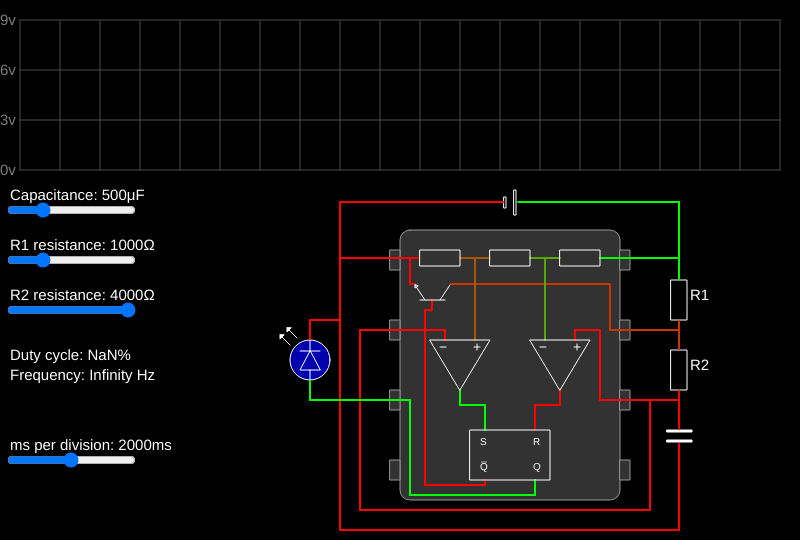
Frame 1 (no input)
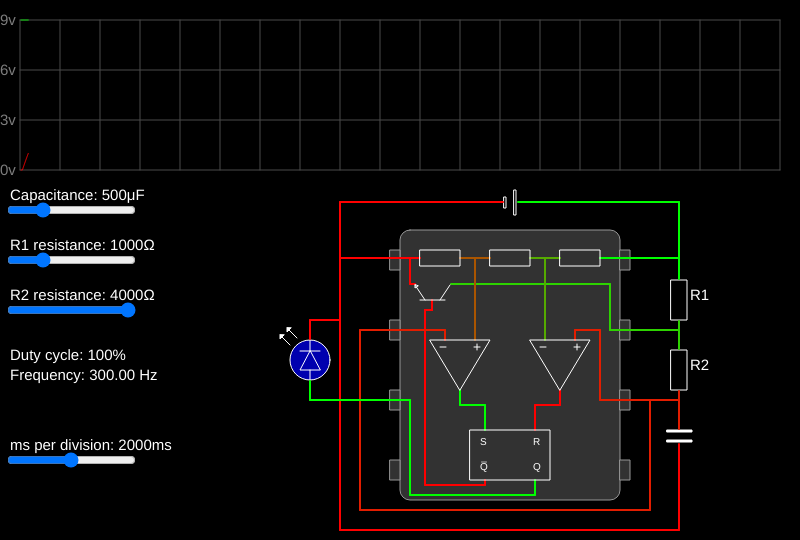
Frame 60 (no input)
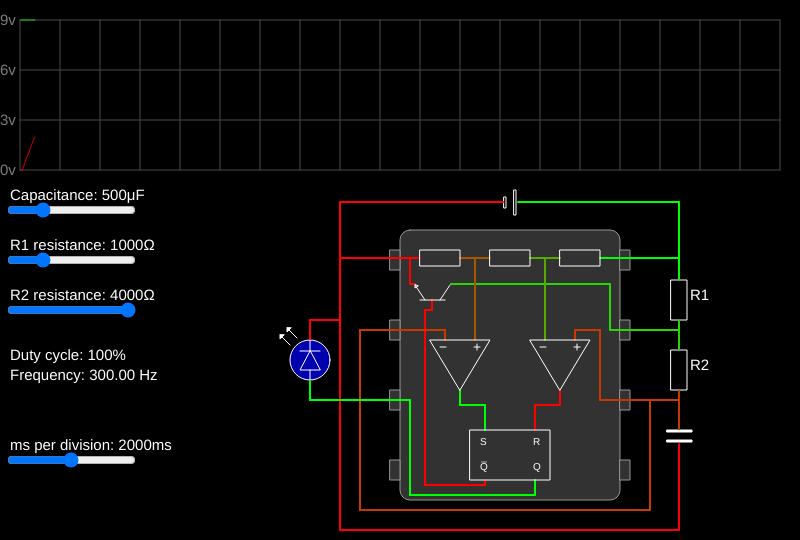
Frame 120 (the mouse pressed at the canvas centre since frame 60)

The p5.js sketch that drew these frames (run headless with seeded random() and noise() and a simulated clock; from frame 60 on, the mouse is pressed at the canvas centre):

// p5.js sketch
// ── sketch.js
var globalTimer = 0.001;
const SAMPLE_RATE = 10; //milliseconds between each update

//increase the timer by SAMPLE_RATE milliseconds (the timer is needed to calculate
//the voltage of the capacitor)
function incrementTimer() {
  globalTimer += SAMPLE_RATE / 1000;
  graphs.update(); //measure voltages and add them to graph
}

//object containing the voltage of different points in the circuit which components
//can connect to
var voltages = {
  'b+': 9,
  'b-': 0,
  '1/3Vcc': 0,
  '2/3Vcc': 0,
  'S': 0,
  'R': 0,
  'Q': 0,
  "Q'": 0,
  'TriggerPin': 0,
  'ThresholdPin': 0,
  'DischargePin': 0,
  'OutputPin': 0,
  'Cap': 0
}

//create the components of the circuit
ic = new NE555(400, 230);

//each component must be given its values such as resistance as well as the identifiers
//of the connection points in the 'voltages' object it should connect to
var capacitor = new Capacitor(0.002, ['Cap','b-'], 1000+4000, 4000);
var capacitorWire = new Wire('Cap', ['TriggerPin', 'ThresholdPin']);
var resistors_1_2 = new Voltage_divider([1000, 4000], ['b+', 'DischargePin', 'Cap']);
var led = new Light_emitting_diode(['OutputPin', 'b-']);

//object which allows you to add and display components' symbols
var graphics = new Graphics_handler();
//each symbol must be given a component name and coordinates
graphics.add('capacitor', 667, 430);
graphics.add('resistor', 671, 280, 'vertical'); //R1
graphics.add('resistor', 671, 350, 'vertical'); //R2
graphics.add('cell', 504, 190); //battery
graphics.add('LED', 310, 360, '', led);

//object that allows you to add and display the colour-changing lines between
//components
var wires = new Voltage_line_handler();
//each line must be given a voltage point and two coordinates to connect
wires.add("b-", 503, 202, 340, 202); //battery- to ground pin
wires.add("b-", 340, 202, 340, 530);
wires.add("b-", 340, 258, 380, 258);

wires.add("b-", 340, 530, 679, 530); //battery- to capacitor
wires.add("b-", 679, 530, 679, 444);

wires.add("DischargePin", 679, 321, 679, 349); //between R1 and R2

wires.add("DischargePin", 640, 330, 679, 330); //discharge to R1 and R2

wires.add("Cap", 640, 400, 679, 400); //capacitor to threshold

wires.add("Cap", 679, 391, 679, 429); //capacitor to R2

wires.add("Cap", 650, 400, 650, 510); //capacitor to trigger
wires.add("Cap", 650, 510, 360, 510);
wires.add("Cap", 360, 510, 360, 330);
wires.add("Cap", 360, 330, 380, 330);

wires.add("b+", 518, 202, 679, 202); //battery+ to R1
wires.add("b+", 679, 202, 679, 279);

wires.add("b+", 679, 258, 640, 258); //battery+ to Vcc pin

wires.add("OutputPin", 380, 400, 310, 400); //Output pin to LED
wires.add("OutputPin", 310, 400, 310, 381);

wires.add("b-", 310, 339, 310, 320); //LED to battery-
wires.add("b-", 310, 320, 340, 320);


var capacitanceSlider, resistor1Slider, resistor2Slider;

//object that tracks voltage levels and shows them on a graph
//it must be given a list of voltage points to track and a list of line colours in RGB
var graphs = new Graph_handler(['Cap', 'OutputPin'], [[255,0,0], [0,255,0]]);

function setup() {
  setInterval(incrementTimer, SAMPLE_RATE); //start timer
  createCanvas(800,540);
  //create and position sliders for user to change values
  capacitanceSlider = createSlider(1, 2000, 500);
  capacitanceSlider.position(5, 200);
  resistor1Slider = createSlider(1, 4000, 1000);
  resistor1Slider.position(5, 250);
  resistor2Slider = createSlider(1, 4000, 4000);
  resistor2Slider.position(5, 300);
  msPerDivSlider = createSlider(5, 4000, 2000)
  msPerDivSlider.position(5,450);
}

function draw() {
  //set the values of components based on what user has set on the sliders
  capacitor.setCapacitance(capacitanceSlider.value() / 1000000);
  capacitor.setChargeResistance(resistor1Slider.value() + resistor2Slider.value());
  capacitor.setDischargeResistance(resistor2Slider.value());
  resistors_1_2.setResistances([resistor2Slider.value(), resistor1Slider.value()]);

  //if internal discharge transistor has changed from on to off or vice versa
  //change the capacitor from discharging to charging or vice versa
  if (ic.transistor.hasStateChanged()) {
    capacitor.changeState();
  }
  //update the voltages on components
  capacitor.update();
  capacitorWire.update();
  resistors_1_2.update();
  ic.update();
  led.update();

  background(0);
  fill(255);
  noStroke();
  textSize(15);
  //text next to the sliders
  text('Capacitance: '+capacitanceSlider.value()+'μF', 10, 200);
  text('R1 resistance: '+resistor1Slider.value()+'Ω', 10, 250);
  text('R2 resistance: '+resistor2Slider.value()+'Ω', 10, 300);
  text('ms per division: ' + msPerDivSlider.value()+'ms', 10, 450);
  //text next to R1 and R2
  text('R1', 690, 300);
  text('R2', 690, 370);

  //Use ... to get copy of voltage history so that it can be editied without affecting original
  let outputVoltageHistory = [...graphs.getVoltageHistory('OutputPin')].reverse();
  let periodSamples = 0, highSamples = 0, edgeCount = 0, i = 0;
  //find the number of samples the output pin is high for and the total number of
  //samples in the last three periods
  while (i < outputVoltageHistory.length && edgeCount < 7) {
    if (outputVoltageHistory[i] !== outputVoltageHistory[i+1]) {edgeCount++}
    if (edgeCount > 0) {
      periodSamples++;
      if (outputVoltageHistory[i] === 9) {highSamples++}
    }
    i++;
  }
  //calculate duty cycle
  let dutyCycle = Math.round(highSamples / periodSamples * 100);
  //calculate frequency from period. It is 3/period instead of 1/period because
  //the combined length of three periods is measured instead of one
  let frequency = (3 / (periodSamples * SAMPLE_RATE/1000)).toFixed(2);
  text('Duty cycle: '+dutyCycle+'%', 10, 360);
  text('Frequency: '+frequency+' Hz', 10, 380);

  //show graphs
  graphs.display(msPerDivSlider.value());
  //show component symbols
  ic.draw();
  graphics.draw();
  //show coloured wires
  wires.draw();

}

// ── ICs.js
class NE555 {
  constructor(x, y) {
    this.setup_components();
    this.setup_graphics(x, y);
    this.setup_voltage_lines(x, y);
    this.x = x;
    this.y = y;
  }
  setup_components() { //create all of the components inside the timer
    this.resistors_555 = new Voltage_divider([5000,5000,5000], ['b-', '1/3Vcc', '2/3Vcc', 'b+']);
    this.comparator_1 = new Comparator(['TriggerPin', '1/3Vcc', 'b-', 'b+', 'S']);
    this.comparator_2 = new Comparator(['2/3Vcc', 'ThresholdPin', 'b-', 'b+', 'R']);
    this.flip_flop = new SR_flip_flop(['S', 'R', 'Q', "Q'", 'b-', 'b+']);
    this.transistor = new NPN_transistor(['b-', "Q'"]);
    this.outputWire = new Wire("Q", ["OutputPin"]);
  }
  setup_graphics(x, y) { //add all of the in the IC to the graphics handler
    this.graphics = new Graphics_handler();
    this.graphics.add('comparator', x+30, y+110);
    this.graphics.add('comparator', x+130, y+110);
    this.graphics.add('transistor', x+20, y+70);
    this.graphics.add('resistor', x+20, y+20, 'horizontal'); //555 resistors
    this.graphics.add('resistor', x+90, y+20, 'horizontal');
    this.graphics.add('resistor', x+160, y+20, 'horizontal');
    this.graphics.add('flip_flop', x+70, y+200);
  }
  setup_voltage_lines(x, y) { //add all of the lines between components in the IC to the voltage line handler
    this.wires = new Voltage_line_handler();

    this.wires.add("DischargePin", x+51, y+54, x+210, y+54); //transistor to discharge pin
    this.wires.add("DischargePin", x+210, y+54, x+210, y+100);
    this.wires.add("DischargePin", x+210, y+100, x+240, y+100);

    this.wires.add('S', x+60, y+160, x+60, y+175); //comparator 1 to flip flop
    this.wires.add('S', x+60, y+175, x+85, y+175);
    this.wires.add('S', x+85, y+175, x+85, y+200);

    this.wires.add('R', x+160, y+160, x+160, y+175); //comparator 2 to flip flop
    this.wires.add('R', x+160, y+175, x+135, y+175);
    this.wires.add('R', x+135, y+175, x+135, y+200);

    this.wires.add("Q'", x+85, y+250, x+85, y+255); //Q' to transistor
    this.wires.add("Q'", x+85, y+255, x+25, y+255);
    this.wires.add("Q'", x+25, y+255, x+25, y+80);
    this.wires.add("Q'", x+25, y+80, x+32, y+80);
    this.wires.add("Q'", x+25, y+80, x+32, y+80);
    this.wires.add("Q'", x+32, y+80, x+32, y+70);

    this.wires.add('Q', x+135, y+250, x+135, y+265); //Q to output pin
    this.wires.add('Q', x+135, y+265, x+10, y+265);
    this.wires.add('Q', x+10, y+265, x+10, y+170);
    this.wires.add("OutputPin", x+10, y+170, x-20, y+170); //output pin

    this.wires.add("1/3Vcc", x+75, y+28, x+75, y+110); //555 resistors to comparator 1
    this.wires.add("1/3Vcc", x+60, y+28, x+90, y+28); //between resistors

    this.wires.add("2/3Vcc", x+145, y+28, x+145, y+110); //555 resistors to comparator 2
    this.wires.add("2/3Vcc", x+130, y+28, x+160, y+28); //between resistors

    this.wires.add('b-', x-20, y+28, x+20, y+28);
    this.wires.add('b+', x+200, y+28, x+240, y+28);

    this.wires.add("TriggerPin", x+45, y+110, x+45, y+100); //trigger pin to comparator 1
    this.wires.add("TriggerPin", x+45, y+100, x-20, y+100); //Trigger pin

    this.wires.add("ThresholdPin", x+175, y+110, x+175, y+100); //threshold pin to comparator 2
    this.wires.add("ThresholdPin", x+175, y+100, x+200, y+100);
    this.wires.add("ThresholdPin", x+200, y+100, x+200, y+170);
    this.wires.add("ThresholdPin", x+200, y+170, x+240, y+170);

    this.wires.add("b-", x+15, y+54, x+10, y+54); //transistor to ground
    this.wires.add("b-", x+10, y+54, x+10, y+28);

  }
  update() { //update all of the voltages in the IC
    this.resistors_555.update();
    this.comparator_1.update();
    this.comparator_2.update();
    this.flip_flop.update();
    this.transistor.update();
    this.outputWire.update();
  }
  draw() { //display the timer's body, the components and the wires in the IC
    noFill();
    stroke(150);
    fill(50);
    rect(this.x, this.y, 220, 270, 10); //IC body
    rect(this.x-10, this.y+20, 10, 20); //pins
    rect(this.x-10, this.y+90, 10, 20);
    rect(this.x-10, this.y+160, 10, 20);
    rect(this.x-10, this.y+230, 10, 20);
    rect(this.x+220, this.y+20, 10, 20);
    rect(this.x+220, this.y+90, 10, 20);
    rect(this.x+220, this.y+160, 10, 20);
    rect(this.x+220, this.y+230, 10, 20);
    this.wires.draw();
    this.graphics.draw();
  }
}

// ── components.js
//module of electronic components

class Voltage_divider { //array of resistors
  constructor(resistances, connections) { //array of resistances and array of connections
    this.current = 0;
    this.resistances = resistances;
    this.totalResistance = resistances.reduce((a, b) => a + b, 0); //sum array
    this.connections = connections;
  }
  setResistances(resistances) {
    this.resistances = resistances;
  }
  update() { //update voltage at each connection point
    let voltageLeft = voltages[this.connections[0]];
    let voltageRight = voltages[this.connections[this.connections.length-1]]
    let minVoltage = Math.min(voltageLeft, voltageRight);
    voltageLeft = voltageLeft - minVoltage;
    voltageRight = voltageRight - minVoltage;
    let conns = this.connections;
    let resis = this.resistances;
    if (voltageRight < voltageLeft) {
      conns = conns.reverse();
      resis = resis.reverse();
      let temp = voltageRight;
      voltageRight = voltageLeft;
      voltageLeft = voltageRight;
    }
    let resistanceSoFar = 0;
    let voltageHere = 0;
    for (let r=0;r<resis.length-1;r++) {
      resistanceSoFar += resis[r];
      voltageHere = (resistanceSoFar/this.totalResistance)*voltageRight + minVoltage;
      voltages[conns[r+1]] = voltageHere;
    }
    this.current = voltageRight / this.totalResistance;
  }
}

class Capacitor { //simulates capacitor with one end connected to ground
  constructor(capacitance, connections, chargeResistance, dischargeResistance) {
    //capacitance in Farad, array containing anode and cathode, resistance between
    //anode and voltage source and resistance between anode and ground
    this.connection1 = connections[0];
    this.groundConn = connections[1];
    this.state = 'discharging';
    this.timerOffset = 0;
    this.capacitance = capacitance;
    //resistance between capacitor and ground when it is charging
    this.chargeResistance = chargeResistance;
    //resistance between capacitor and ground when it is discharging
    this.dischargeResistance = dischargeResistance;
    //the voltage of the capacitor in the previous frame
    this.prevVoltage = 0;
  }
  setChargeResistance(newResistance) {
    this.chargeResistance = newResistance;
  }
  setDischargeResistance(newResistance) {
    this.dischargeResistance = newResistance;
  }
  setCapacitance(newCapacitance) {
    this.capacitance = newCapacitance;
  }
  update() { //update voltage on capacitor pin
    let timer = globalTimer - this.timerOffset;
    if (this.state === 'charging') {
      voltages[this.connection1] = voltages['b+'] - this.prevVoltage;
      voltages[this.connection1] *= 1-(Math.E**(-timer / (this.capacitance * this.chargeResistance)));
      voltages[this.connection1] += this.prevVoltage;
      this.topVoltage = voltages[this.connection1];
    } else {
      voltages[this.connection1] = this.prevVoltage;
      voltages[this.connection1] *= Math.E**(-timer / (this.capacitance * this.dischargeResistance));
    }
  }
  resetTimer() { //update timer offset when state changes
    this.timerOffset = globalTimer;
  }
  changeState() { //change from charging to discharging or vice versa
    this.resetTimer();
    this.prevVoltage = voltages[this.connection1];
    if (this.state === 'charging') {
      this.state = 'discharging';
    } else {
      this.state = 'charging';
    }
  }
}

class Comparator { //comparator, compares two inputs and outputs 1 if Vin+ > Vin-
  constructor(connections) {
    //connections in order: V- input, V+ input, ground, Vcc, output pin
    this.vminus = connections[0];
    this.vplus = connections[1];
    this.ground = connections[2];
    this.Vcc = connections[3];
    this.output = connections[4];
  }
  update() { //update voltage on output pin
    if (voltages[this.vplus] > voltages[this.vminus]) {
      voltages[this.output] = voltages[this.Vcc];
    } else {
      voltages[this.output] = voltages[this.ground];
    }
  }
}

class SR_flip_flop {
  constructor(connections) {
    //connections in order: S input, R input, Q output, Q' output, ground, Vcc
    this.S = connections[0];
    this.R = connections[1];
    this.Q = connections[2];
    this.QComplement = connections[3];
    this.ground = connections[4];
    this.Vcc = connections[5];
  }
  update() { //update voltages on output pins
    let highLevel = voltages[this.Vcc]  * 2/3;
    let s = voltages[this.S];
    let r = voltages[this.R];
    if (s < highLevel && r > highLevel) {
      voltages[this.Q] = voltages[this.ground];
      voltages[this.QComplement] = voltages[this.Vcc];
    } else if (s > highLevel && r < highLevel) {
      voltages[this.Q] = voltages[this.Vcc];
      voltages[this.QComplement] = voltages[this.ground];
    }
  }
}

class NPN_transistor { //extremely simplified and naive "transistor"
  constructor(connections) {
    //array containing emitter and base
    this.emitter = connections[0];
    this.base = connections[1];
  }
  hasStateChanged() { //check if changed from on to off or vice versa
    return this.state !== this.prevState;
  }
  update() { //turn on if voltage on base is greater than 3v
    //the resistance or current through is not calculated because it is not needed
    //for this project - we only need to know if it is on or not so that we can
    //set the capacitor to discharge or charge accordingly
    this.prevState = this.state;
    if (voltages[this.base] > 3) {
      this.state = "on";
    } else {
      this.state = "off";
    }
  }
}

class Wire { //connects different connections together so that their voltages are always the same
  constructor(sourceVoltage, connections) {
    //voltage point to copy, array of voltage points to copy it to
    this.sourceVoltage = sourceVoltage;
    this.connections = connections;
  }
  update() {
    let voltage = voltages[this.sourceVoltage];
    this.connections.forEach(function(conn, index) {
      voltages[conn] = voltage;
    })
  }
}

class Light_emitting_diode { //turns on if voltage across it is greater than 3v
  constructor(connections) { //array containing anode and cathode
    this.anode = connections[0];
    this.cathode = connections[1];
    this.state = "off";
  }
  getState() {
    return this.state;
  }
  update() {
    if(voltages[this.anode] - voltages[this.cathode] > 3) {
      this.state = "on";
    } else {
      this.state = "off";
    }
  }
}

// ── graphics.js
class Graph_handler { //track voltages and show graphs
  constructor(connections, colours) { //array of voltages to track and line colours
    this.colours = colours;
    this.connections = connections;
    this.voltageHistories = [];
    for (let i=0; i<connections.length; i++) {
      this.voltageHistories.push([]);
    }
  };
  add(connections, colours) { //add a voltage level to track
    this.connections = this.connections.concat(connections);
    this.colours = this.colours.concat(colours);
    for (let i=0; i<connections.length; i++) {
      this.voltageHistories.push([]);
    }
  }
  update() { //add current voltages to history
    for(let i=0; i<this.connections.length; i++) {
      this.voltageHistories[i].push(voltages[this.connections[i]]);
    }
  }
  getVoltageHistory(connection) { //get the voltage history for a specific connection
    return this.voltageHistories[this.connections.indexOf(connection)];
  }
  display(msPerDiv) { //draw the graph, taking into account the time scale
    stroke(75);
    line(20, 170, width-20, 170); //horizontal lines
    line(20, 120, width-20, 120);
    line(20, 70, width-20, 70);
    line(20, 20, width-20, 20);
    for(let l=20; l < width-19; l = l+40) { //vertical lines
      line(l, 20, l, 170);
    }
    noStroke();
    fill(125);
    text('0v', 0, 175); //voltage labels next to horizontal lines
    text('3v', 0, 125);
    text('6v', 0, 75);
    text('9v', 0, 25);
    let timeDivider = msPerDiv / SAMPLE_RATE; //used to scale graph based on ms/div
    timeDivider /= 40;
    let colours = this.colours;
    this.voltageHistories.forEach(function (history, index) {
      beginShape();
      noFill();
      stroke(colours[index]);
      while (history.length/timeDivider > width-40) {
        history.splice(0, 1); //remove first item so that every point is moved over
      }
      for (let p=0; p<history.length; p++) {
        let y = map(history[p], 0, 9, 170, 20);
        vertex((p/timeDivider)+21, y); //draw each point as a vertex
      }
      endShape();
    });
  }
}

class Graphics_handler { //draw component diagrams
  constructor () {
    this.components = []; //list of components to draw
  }
  add (component, x, y, direction, object) { // add a component
    //needs the name of the component and its x and y coordinates. Some
    //components also need the direction it is facing (resistor) and the object
    //representing the component itself (LED)
    this.components.push({'component':component, 'x':x, 'y':y, 'direction':direction, 'object':object});
  }
  draw () { //draw each component that has been added
    for (let i=0; i< this.components.length; i++) {
      stroke(255);
      noFill();
      switch(this.components[i].component) {
        case 'comparator':
          this.draw_comparator(this.components[i].x, this.components[i].y); break;
        case 'transistor':
          this.draw_transistor(this.components[i].x, this.components[i].y); break;
        case 'resistor':
          this.draw_resistor(this.components[i].x, this.components[i].y, this.components[i].direction); break;
        case 'flip_flop':
          this.draw_flip_flop(this.components[i].x, this.components[i].y); break;
        case'capacitor':
          this.draw_capacitor(this.components[i].x, this.components[i].y); break;
        case 'cell':
          this.draw_cell(this.components[i].x, this.components[i].y); break;
        case 'LED':
          this.draw_LED(this.components[i].x, this.components[i].y, '', this.components[i].object); break;
      }
    }
  }
  draw_comparator(x, y) {
    triangle(x, y, x+60, y, x+30, y+50);
    line(x+10, y+7, x+16, y+7);
    line(x+44, y+7, x+50, y+7);
    line(x+47, y+4, x+47, y+10);
  }
  draw_transistor(x, y) {
    line(x, y, x+25, y);
    line(x+5, y, x-5, y-15);
    line(x+20, y, x+30, y-15);
    triangle(x-5, y-15, x-5, y-12, x-2, y-14);
  }
  draw_resistor(x, y, direction) {
    //draw a resistor horizontally or vertically
    if (direction === 'vertical') {
      rect(x, y, 16, 40);
    } else {
      rect(x, y, 40, 16);
    }
  }
  draw_flip_flop(x, y) {
    rect(x, y, 80, 50);
    textSize(10);
    noStroke();
    fill(255);
    text('S', x+10, y+15);
    text('R', x+63, y+15);
    text("Q\u0305", x+10, y+40); //overbar
    text('Q', x+63, y+40);
  }
  draw_capacitor(x, y) {
    fill(255);
    rect(x, y, 25, 2);
    rect(x, y+10, 25, 2);
  }
  draw_cell(x, y) {
    rect(x, y+7, 2, 11);
    rect(x+10, y, 2, 25)
  }
  draw_LED(x, y, direction, object) {
    //if the LED is turned on make a blue circle to show this otherwise have
    //no fill
    if (object.getState()==="on") {
      fill([0, 0, 175]);
    }
    circle(x, y, 40);
    noFill();
    triangle(x, y-9, x-10, y+10, x+10, y+10);
    line(x-10, y-9, x+10, y-9);
    line(x, y+10, x, y+20); //wire lines
    line(x, y-9, x, y-20);
    line(x-20, y-15, x-30, y-25); //arrow lines
    line(x-13, y-22, x-23, y-32);
    fill(255);
    triangle(x-30, y-25, x-30, y-21, x-26, y-25);
    triangle(x-23, y-32, x-23, y-28, x-19, y-32);
  }
}

class Voltage_line_handler { //draw the lines that change colour depending on voltage
  constructor(lines) {
    this.lines = lines || []; //optionally pass in list of objects representing lines
  }
  add (connection, x1, y1, x2, y2) { //add a new line between two points
    this.lines.push({'connection':connection, 'x1':x1, 'y1':y1,
                     'x2':x2, 'y2':y2})
  }
  draw() { //display all of the lines each frame
    strokeWeight(2);
    this.lines.forEach(function(wire, index) {
      //at 0v red = 255 and green = 0, at 9v red = 0 and green = 255
      let green = map(voltages[wire.connection], 0, 9, 0, 255);
      let red = map(voltages[wire.connection], 0, 9, 255, 0);
      stroke([red, green, 0]);
      line(wire.x1, wire.y1, wire.x2, wire.y2);
    });
    strokeWeight(1);
  }
}
